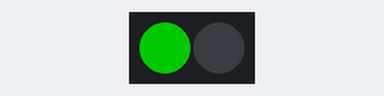
Bench run of a program on a simulated MicroPython board. Parts: 2 RGB LEDs in strip order, left to right. Dim RGB values are drawn brighter than linear.

Above: at 0.15 s.
At 2.25 s:
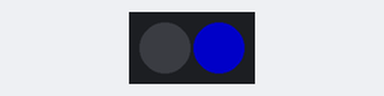
Timing chart, 0 to 3.0 s (numbered marks = the images above):
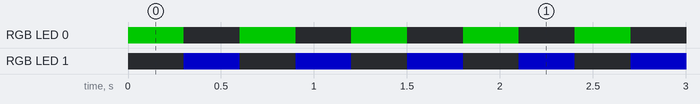

The program:

_velse4_0.py
```python
"""
4.0 - På educaboardet er der 2 neopixels som deler GPIO 26 med LED1.
Prøv at lave et NeoPixel objekt som er tilkoblet GPIO 26.
Lav et program hvor at pixel index 0 lyser grønt I 0.3 sekund og derefter slukker.
Få derefter pixel på index 1 til at lyse I farven blå I 0.3 sekund og sluk den derefter.
Brug et loop til at sørge for at de skiftevis tænder og slukker for evigt.
"""
from machine import Pin
from neopixel import NeoPixel
from time import sleep

n = 2
p = 26

np = NeoPixel(Pin(p, Pin.OUT), n)

while 1:
    np[0] = (0, 100, 0)
    np.write()
    sleep(0.3)
    np[0] = (0, 0, 0)
    np[1] = (0, 0, 100)
    np.write()
    sleep(0.3)
    np[1] = (0, 0, 0)
    np.write()


    
```

Measured:
- by itself, RGB LED 0: alternates RGB(0, 100, 0) for 0.30 s and off for 0.30 s
- by itself, RGB LED 1: alternates RGB(0, 0, 100) for 0.30 s and off for 0.30 s
